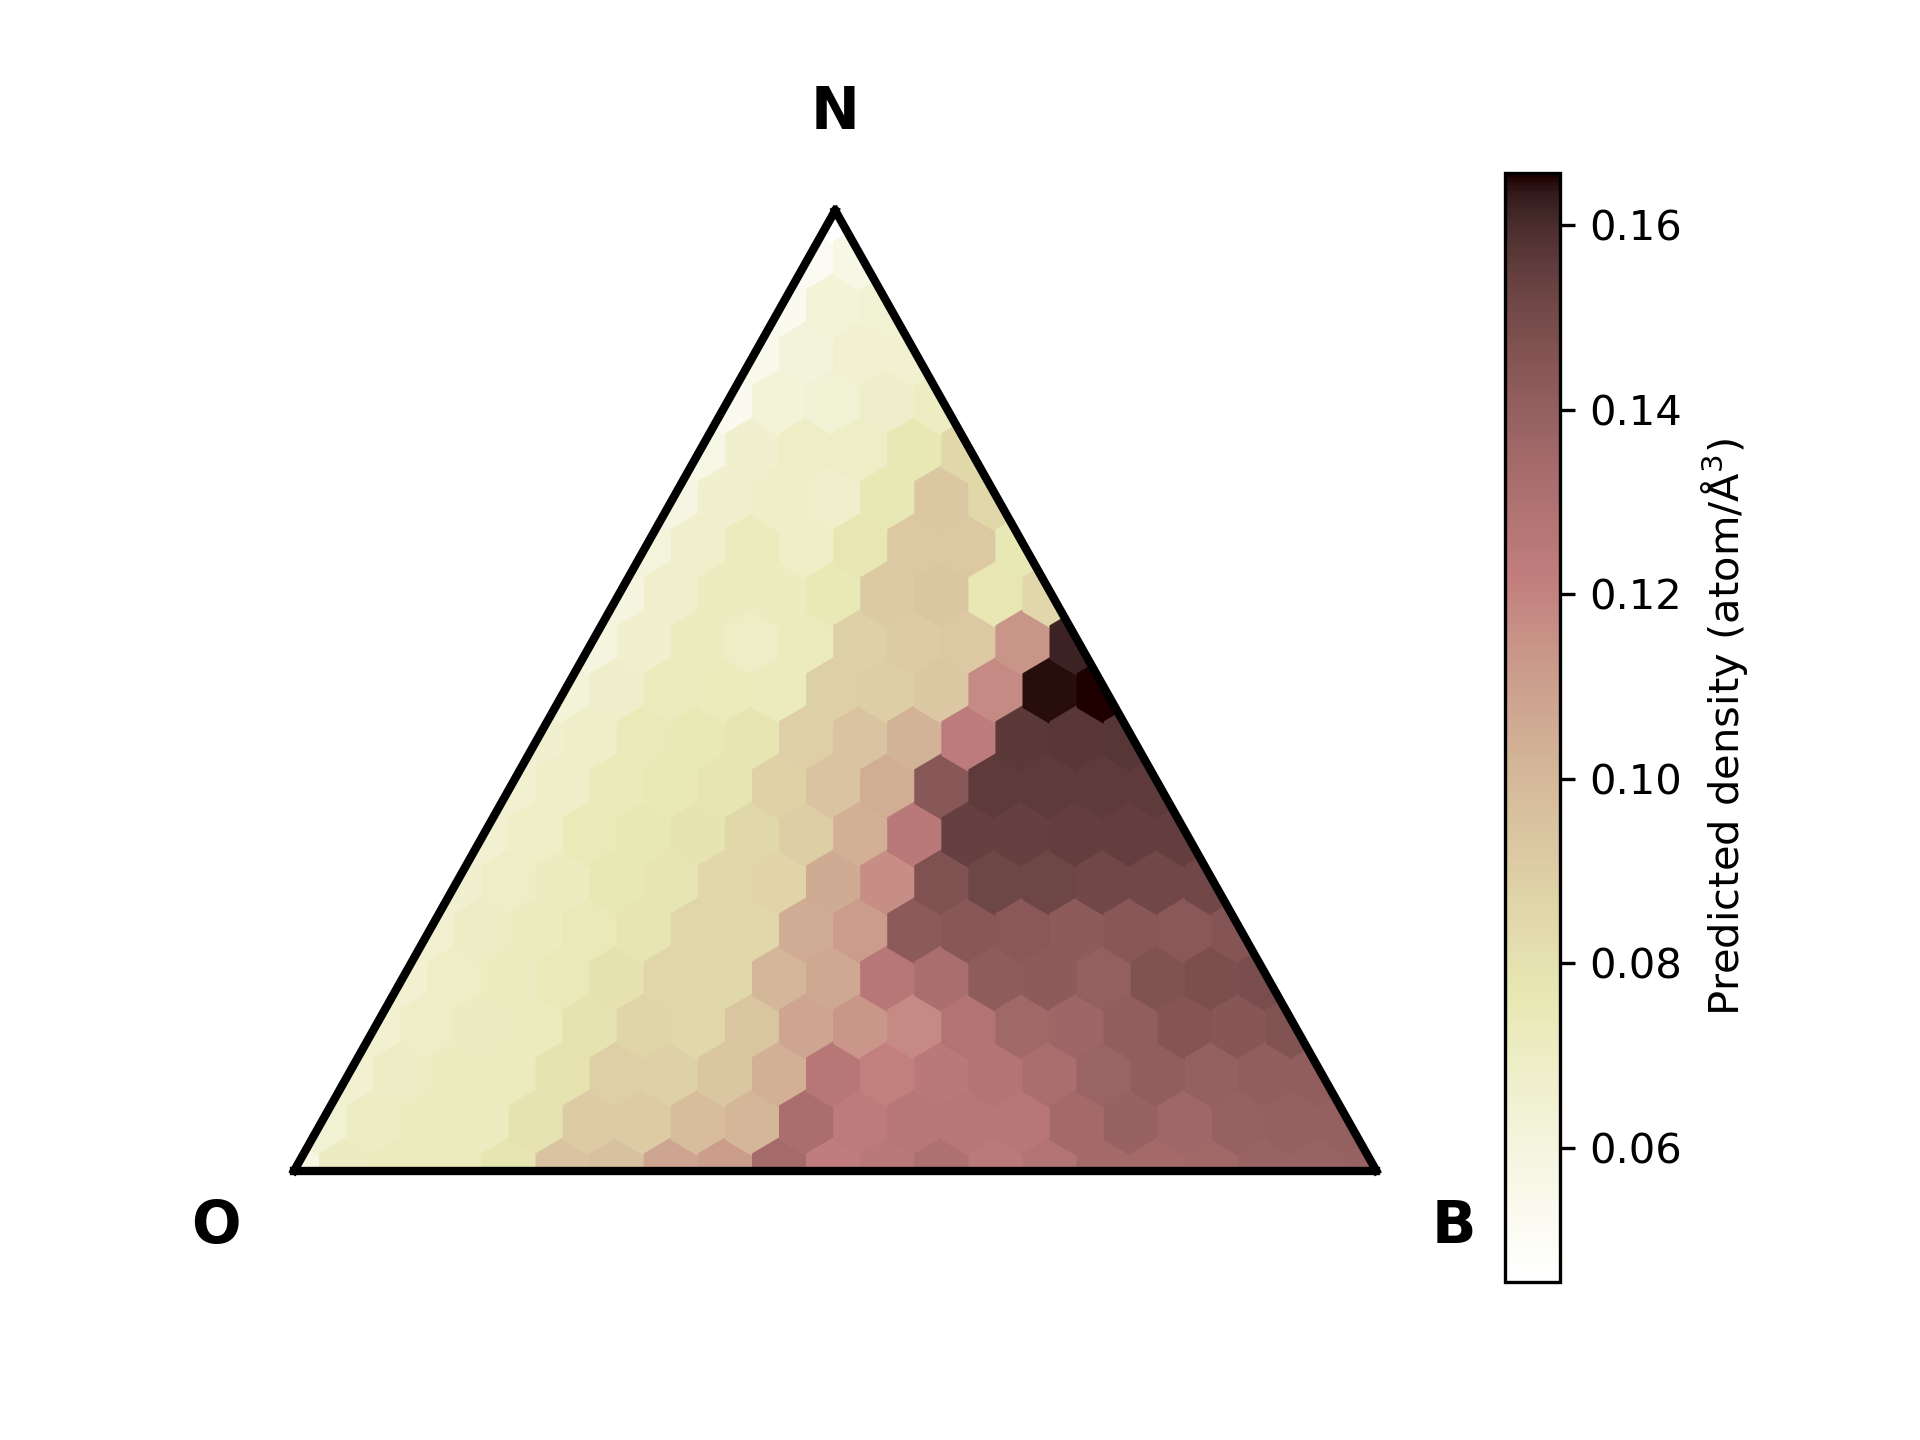

Python code for this plot:

import joblib
from pymatgen import Structure
from matminer.featurizers.composition import Meredig
import numpy as np
import matplotlib.pyplot as plt
import ternary
import matplotlib as mpl
mpl.use('Agg')


def func1(scale=5):
    from ternary.helpers import simplex_iterator
    from pymatgen import Composition
    d = dict()
    for (i,j,k) in simplex_iterator(scale):
        #name='B'+str(i)+' N'+str(j)+' O'+str(k)
        name = Composition({'B': i, 'N': j, 'O': k})

        pred_feature_list=[]
        F = Meredig().featurize(name)
        comp_features = [F[4], F[6], F[7], F[103], F[104], F[105], F[106], F[107],\
                         F[108], F[109], F[110], F[111], F[112], F[113], F[116], F[117] ]
        pred_feature_list.append(comp_features)

        pred_X=np.array(pred_feature_list)
        pred_y=tree.predict(pred_X)
        d[(i,j)] = pred_y[0]
    return d

scale = 20

tree = joblib.load("rf_density.joblib")
ternary_data = func1(scale)
figure, tax = ternary.figure(scale=scale)

# Draw Boundary and Gridlines
tax.boundary(linewidth=2.0)

# Set Axis labels and Title
fontsize = 14
fontweight = 'bold'
tax.right_corner_label("B", fontsize=fontsize, fontweight=fontweight)
tax.top_corner_label("N", fontsize=fontsize, fontweight=fontweight)
tax.left_corner_label("O", fontsize=fontsize, fontweight=fontweight)

cb_kwargs = {'shrink': 1.0}
tax.heatmap(ternary_data, style="hexagonal", cmap='pink_r', cbarlabel=r'Predicted density (atom/Å$^3$)', scientific=False, cb_kwargs=cb_kwargs)


tax.clear_matplotlib_ticks()
tax.get_axes().axis('off')
tax.boundary()

tax.show()
figure.savefig('ternary_density.png',dpi=300)


